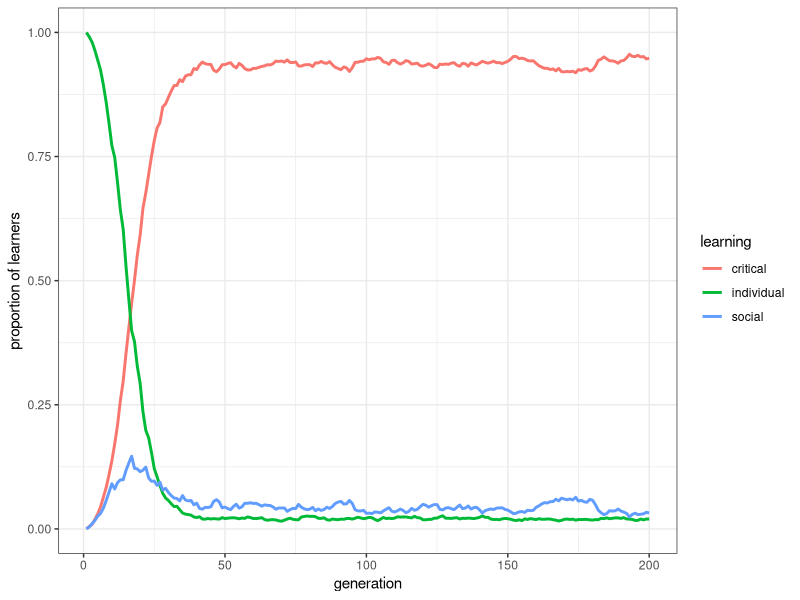
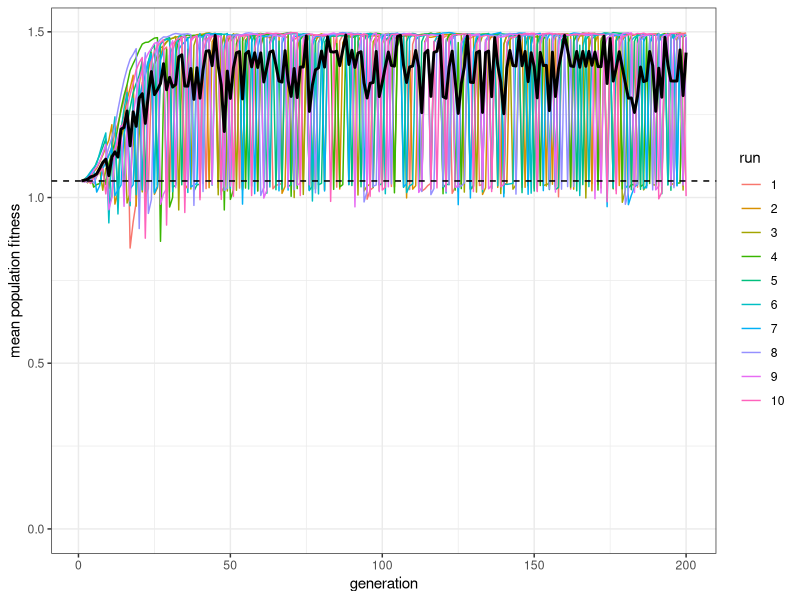

Here is the R script that generated these plots, in order:
## ---- chunk 1
library(tidyverse)

rogers_model2 <- function(N, t_max, r_max, w = 1, b = 0.5, c, s = 0, mu, p, u) {
  
  # Check parameters to avoid negative fitnesses
  if (b * (1 + c) > 1 || b * (1 + s) > 1) {
    stop("Invalid parameter values: ensure b*(1+c) < 1 and b*(1+s) < 1")
  }
  
  # Create output tibble
  output <- tibble(generation = rep(1:t_max, r_max), 
                   run = as.factor(rep(1:r_max, each = t_max)), 
                   p_SL = as.numeric(rep(NA, t_max * r_max)), 
                   p_IL = as.numeric(rep(NA, t_max * r_max)), 
                   p_CL = as.numeric(rep(NA, t_max * r_max)), 
                   W = as.numeric(rep(NA, t_max * r_max)))
  
  for (r in 1:r_max) {
    
    # Create a population of individuals
    population <- tibble(learning = rep("individual", N), 
                         behaviour = rep(NA, N), fitness = rep(NA, N))
    
    # Initialise the environment
    E <- 0
    
    for (t in 1:t_max) {
      
      # Now we integrate fitnesses into the learning stage
      population$fitness <- w  
      
      # 1. Social learning
      if (sum(population$learning == "social") > 0) {
        # Subtract cost b*s from fitness of social learners
        population$fitness[population$learning == "social"] <- 
          population$fitness[population$learning == "social"] - b*s
        # Update behaviour
        population$behaviour[population$learning == "social"] <- 
          sample(previous_population$behaviour, sum(population$learning == "social"), replace = TRUE)

      }
      
      # 2. Individual learning
      # Subtract cost b*c from fitness of individual learners
      population$fitness[population$learning == "individual"] <- 
        population$fitness[population$learning == "individual"] - b*c
      # Update behaviour
      learn_correct <- sample(c(TRUE, FALSE), N, prob = c(p, 1 - p), replace = TRUE)
      population$behaviour[learn_correct & population$learning == "individual"] <- E
      population$behaviour[!learn_correct & population$learning == "individual"] <- E - 1
      
      
      # 3. Critical social learning
      if (sum(population$learning == "critical") > 0) {
        
        # Subtract b*s from fitness of socially learning critical learners
        population$fitness[population$learning == "critical"] <- 
          population$fitness[population$learning == "critical"] - b*s
        
        # First critical learners socially learn
        population$behaviour[population$learning == "critical"] <- 
          sample(previous_population$behaviour, 
                 sum(population$learning == "critical"), replace = TRUE)
        
        # Subtract b*c from fitness of individually learning critical learners
        population$fitness[population$learning == "critical" & population$behaviour != E] <- 
          population$fitness[population$learning == "critical" & population$behaviour != E] - b*c
        
        # Individual learning for those critical learners who did not copy correct behaviour
        population$behaviour[learn_correct & population$learning == "critical" & population$behaviour != E] <- E
        population$behaviour[!learn_correct & population$learning == "critical" & population$behaviour != E] <- E - 1
      }
      
      # 4. Calculate fitnesses (now only need to do the b bonus or penalty)
      population$fitness[population$behaviour == E] <-
        population$fitness[population$behaviour == E] + b  
      population$fitness[population$behaviour != E] <-
        population$fitness[population$behaviour != E] - b
      
      # 5. store population characteristics in output
      output[output$generation == t & output$run == r, ]$p_SL <- 
        mean(population$learning == "social")
      output[output$generation == t & output$run == r, ]$p_IL <- 
        mean(population$learning == "individual")
      output[output$generation == t & output$run == r, ]$p_CL <- 
        mean(population$learning == "critical")
      output[output$generation == t & output$run == r, ]$W <- 
        mean(population$fitness)
      
      # 6. Reproduction
      previous_population <- population
      population$behaviour <- NA
      population$fitness <- NA
      
      # Individual learners
      if (sum(previous_population$learning == "individual") > 0) {
        fitness_IL <- sum(previous_population$fitness[previous_population$learning == "individual"]) / 
          sum(previous_population$fitness)
      } else {
        fitness_IL <- 0
      }
      
      # Social learners
      if (sum(previous_population$learning == "social") > 0) {
        fitness_SL <- sum(previous_population$fitness[previous_population$learning == "social"]) / 
          sum(previous_population$fitness)
      } else {
        fitness_SL <- 0
      }
      
      population$learning <- sample(c("individual", "social", "critical"), size = N, 
             prob = c(fitness_IL, fitness_SL, 1 - (fitness_SL + fitness_IL)), replace = TRUE)
      
      mutation <- sample(c(TRUE, FALSE), N, prob = c(mu, 1 - mu), replace = TRUE)
      
      previous_population2 <- population
      
      population$learning[mutation & previous_population2$learning == "individual"] <- 
        sample(c("critical", "social"), 
               sum(mutation & previous_population2$learning == "individual"), 
               prob = c(0.5, 0.5), replace = TRUE)
      
      population$learning[mutation & previous_population2$learning == "social"] <- 
        sample(c("critical", "individual"), 
               sum(mutation & previous_population2$learning == "social"), 
               prob = c(0.5, 0.5), replace = TRUE)
      
      population$learning[mutation & previous_population2$learning == "critical"] <- 
        sample(c("individual", "social"), 
               sum(mutation & previous_population2$learning == "critical"), 
               prob = c(0.5, 0.5), replace = TRUE)
    
      # 7. Potential environmental change
      if (runif(1) < u) E <- E + 1
    }
  }
  # Export data from function
  output
}
## ---- chunk 2
data_model <- rogers_model2(N = 1000, t_max = 200, r_max = 10, c = 0.9, mu = 0.01, p = 1, u = 0.2)
## ---- chunk 3
plot_prop <- function(data_model) {
  
  names(data_model)[3:5] <- c("social", "individual", "critical")
  data_model_long <- pivot_longer(data_model, -c(W, generation, run), 
                                  names_to = "learning", 
                                  values_to = "proportion")

  ggplot(data = data_model_long, aes(y = proportion, x = generation, colour = learning)) +
    stat_summary(fun = mean, geom = "line", size = 1) +
    ylim(c(0, 1)) +
    theme_bw() +
    labs(y = "proportion of learners")
}

plot_prop(data_model)
## ---- chunk 4
plot_W <- function(data_model, w = 1, b = 0.5, c, p) {
  ggplot(data = data_model, aes(y = W, x = generation)) +
    geom_line(aes(color = run)) +
    stat_summary(fun = mean, geom = "line", size = 1) +
    geom_hline(yintercept = w + b * (2 * p - c - 1), linetype = 2) +
    ylim(c(0, NA)) +
    theme_bw() +
    labs(y = "mean population fitness")
}
## ---- chunk 5
plot_W(data_model, c = 0.9, p = 1)
